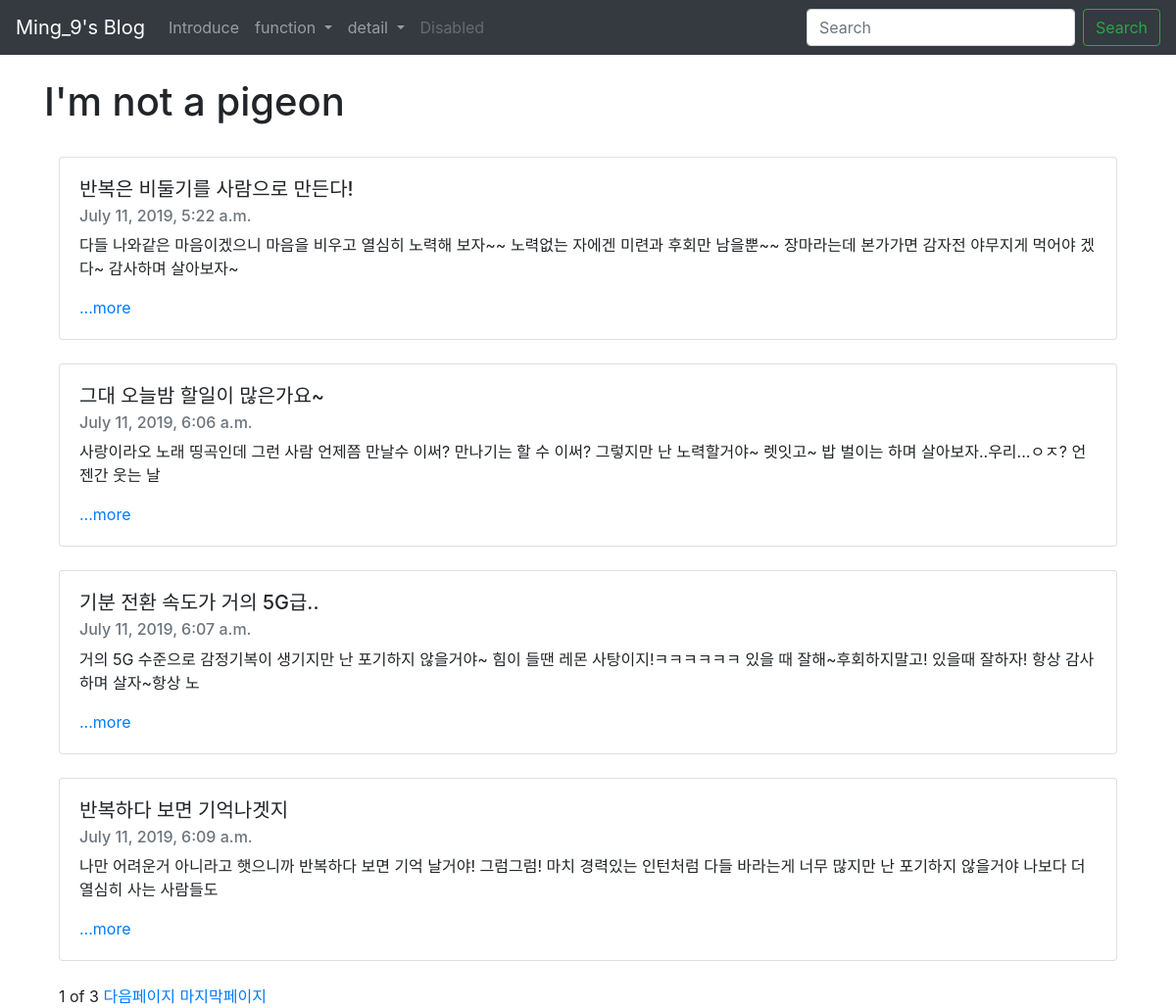
The page / on the database its author committed.
### blogapp/models.py (models this page shows, shortened)
class Blog(models.Model) :
    title = models.CharField(max_length=200)
    pub_date = models.DateTimeField('date published')
    body = models.TextField()
    def summary(self) :
        return self .body[:100]

### blogapp/views.py (the view)
# urls.py: 2. Add a URL to urlpatterns:  path('', views.home, name='home')
def home(request) : #쿼리셋
    blogs = Blog.objects
    blog_list = Blog.objects.all()
    paginator = Paginator(blog_list, 4)
    page = request.GET.get('page')
    posts = paginator.get_page(page)
    return render(request, 'home.html', {'blogs':blogs, 'posts' :posts})

### blogapp/templates/home.html (shortened to what this page needs)
{% extends 'base.html' %}
{% block contents %}
<body>
    <br>
    <div class="container">
        <h1>I'm not a pigeon</h1>
        <br>
        {% for blog in posts %}
        <div class="container">
            <div class="card">
                <div class="card-body">
                    <h5 class="card-title">{{blog.title}}</h5>
                    <h6 class="card-subtitle mb-2 text-muted">{{blog.pub_date}}</h6>
                    <p class="card-text">{{blog.summary}}</p>
                    <a href="{% url 'detail' blog.id %}" class="card-link">...more</a>
                </div>
            </div><br>
        </div>
        {%endfor%}
        <div class="container">
            <span>{{posts.number}}</span>
            <span>of</span>
            <span>{{posts.paginator.num_pages}}</span>
            {% if posts.has_next%}
            <a href="?page={{posts.next_page_number}}">다음페이지</a>
            <a href="?page={{posts.paginator.num_pages}}">마지막페이지</a>
            {%endif%}
        </div>
    </div>
    {%endblock%}

### blogproject/templates/base.html (shortened to what this page needs)
<head>
    <link rel="stylesheet" href="https://stackpath.bootstrapcdn.com/bootstrap/4.3.1/css/bootstrap.min.css"
>
</head>
<body>
    <nav class="navbar navbar-expand-lg navbar-dark bg-dark">
        <a class="navbar-brand" href="{% url 'home' %}">Ming_9's Blog</a>
        <div class="collapse navbar-collapse" id="navbarSupportedContent">
            <ul class="navbar-nav mr-auto">
                <li class="nav-item">
                    <a class="nav-link" href="{% url 'introduce' %}">Introduce</a>
                </li>
                {% if user.is_authenticated %}
                <li class="nav-item dropdown">
                    <a class="nav-link dropdown-toggle" id="navbarDropdown" role="button" data-toggle="dropdown"
                        aria-haspopup="true" aria-expanded="false">환영합니다. {{ user.username }} 님!</a>
                    <div class="dropdown-menu" aria-labelledby="navbarDropdown">
                        <a class="dropdown-item" href="{% url 'new' %}">Writing</a>
                        <a class="dropdown-item"
                            href="javascript:{document.getElementById('logout').submit()}">Logout</a>
                        <form id="logout" method="POST" action="">
                            {% csrf_token %} <input type="hidden" />
                        </form>
                    </div>
                </li>
                {% else %}
                <li class="nav-item dropdown">
                    <a class="nav-link dropdown-toggle" href="#" id="navbarDropdown" role="button"
                        data-toggle="dropdown" aria-haspopup="true" aria-expanded="false">
                        function
                    </a>
                </li>
                {% endif %}
                <li class="nav-item dropdown">
                    <a class="nav-link dropdown-toggle" href="#" id="navbarDropdown" role="button"
                        data-toggle="dropdown" aria-haspopup="true" aria-expanded="false">
                        detail
                    </a>
                </li>
                <li class="nav-item">
                    <a class="nav-link disabled" href="#" tabindex="-1" aria-disabled="true">Disabled</a>
                </li>
            </ul>
            <form class="form-inline my-2 my-lg-0">
                <input class="form-control mr-sm-2" type="search" placeholder="Search" aria-label="Search">
                <button class="btn btn-outline-success my-2 my-sm-0" type="submit">Search</button>
            </form>
        </div>
    </nav>
    {% block contents %}
    {% endblock %}
</body>

### rows shown on the page
Blog: title "반복은 비둘기를 사람으로 만든다!", pub_date "July 11, 2019, 5:22 a.m.", summary "다들 나와같은 마음이겠으니 마음을 비우고 열심히 노력해 보자~~ 노력없는 자에겐 미련과 후회만 남을뿐~~ 장마라는데 본가가면 감자전 야무지게 먹어야 겠다~ 감사하며 살아보자~"
Blog: title "그대 오늘밤 할일이 많은가요~", pub_date "July 11, 2019, 6:06 a.m.", summary "사랑이라오 노래 띵곡인데 그런 사람 언제쯤 만날수 이써? 만나기는 할 수 이써? 그렇지만 난 노력할거야~ 렛잇고~ 밥 벌이는 하며 살아보자..우리...ㅇㅈ? 언젠간 웃는 날"
Blog: title "기분 전환 속도가 거의 5G급..", pub_date "July 11, 2019, 6:07 a.m.", summary "거의 5G 수준으로 감정기복이 생기지만 난 포기하지 않을거야~ 힘이 들땐 레몬 사탕이지!ㅋㅋㅋㅋㅋㅋ 있을 때 잘해~후회하지말고! 있을때 잘하자! 항상 감사하며 살자~항상 노"
Blog: title "반복하다 보면 기억나겟지", pub_date "July 11, 2019, 6:09 a.m.", summary "나만 어려운거 아니라고 햇으니까 반복하다 보면 기억 날거야! 그럼그럼! 마치 경력있는 인턴처럼 다들 바라는게 너무 많지만 난 포기하지 않을거야 나보다 더 열심히 사는 사람들도"

### other values the page prints
{{ posts.number }} "1"
{{ posts.paginator.num_pages }} "3"
